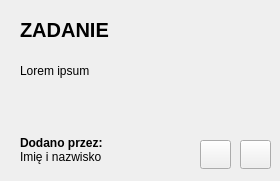
<?xml version="1.0" encoding="UTF-8"?>
<ui version="4.0">
 <class>NoteWidget</class>
 <widget class="QWidget" name="NoteWidget">
  <property name="geometry">
   <rect>
    <x>0</x>
    <y>0</y>
    <width>280</width>
    <height>181</height>
   </rect>
  </property>
  <property name="minimumSize">
   <size>
    <width>280</width>
    <height>181</height>
   </size>
  </property>
  <property name="windowTitle">
   <string>Form</string>
  </property>
  <widget class="QPushButton" name="deleteButton">
   <property name="geometry">
    <rect>
     <x>240</x>
     <y>140</y>
     <width>31</width>
     <height>29</height>
    </rect>
   </property>
   <property name="toolTip">
    <string>Usuń</string>
   </property>
   <property name="text">
    <string/>
   </property>
   <property name="icon">
    <iconset theme="QIcon::ThemeIcon::EditDelete"/>
   </property>
  </widget>
  <widget class="QLabel" name="noteDescription">
   <property name="geometry">
    <rect>
     <x>20</x>
     <y>60</y>
     <width>221</width>
     <height>21</height>
    </rect>
   </property>
   <property name="maximumSize">
    <size>
     <width>221</width>
     <height>16777215</height>
    </size>
   </property>
   <property name="text">
    <string>Lorem ipsum</string>
   </property>
  </widget>
  <widget class="QPushButton" name="editButton">
   <property name="geometry">
    <rect>
     <x>200</x>
     <y>140</y>
     <width>31</width>
     <height>29</height>
    </rect>
   </property>
   <property name="toolTip">
    <string>Edytuj</string>
   </property>
   <property name="text">
    <string/>
   </property>
   <property name="icon">
    <iconset theme="QIcon::ThemeIcon::MailMessageNew"/>
   </property>
  </widget>
  <widget class="QLabel" name="noteTitle">
   <property name="geometry">
    <rect>
     <x>20</x>
     <y>10</y>
     <width>220</width>
     <height>40</height>
    </rect>
   </property>
   <property name="minimumSize">
    <size>
     <width>220</width>
     <height>40</height>
    </size>
   </property>
   <property name="maximumSize">
    <size>
     <width>220</width>
     <height>16777215</height>
    </size>
   </property>
   <property name="styleSheet">
    <string notr="true">font-weight: bold;
font-size: 20px;</string>
   </property>
   <property name="text">
    <string>ZADANIE</string>
   </property>
  </widget>
  <widget class="QLabel" name="userLabel">
   <property name="geometry">
    <rect>
     <x>20</x>
     <y>130</y>
     <width>141</width>
     <height>41</height>
    </rect>
   </property>
   <property name="text">
    <string>&lt;html&gt;&lt;head/&gt;&lt;body&gt;&lt;p&gt;&lt;span style=&quot; font-weight:700;&quot;&gt;Dodano przez:&lt;br/&gt;&lt;/span&gt;Imię i nazwisko&lt;/p&gt;&lt;/body&gt;&lt;/html&gt;</string>
   </property>
   <property name="wordWrap">
    <bool>true</bool>
   </property>
  </widget>
 </widget>
 <resources/>
 <connections/>
</ui>
